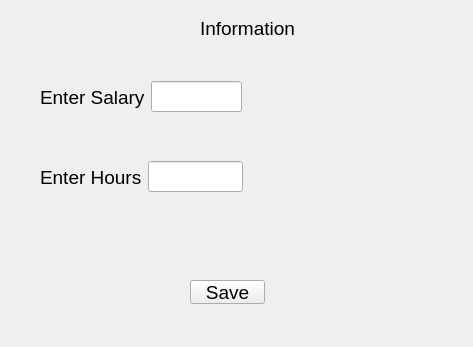
<?xml version="1.0" encoding="UTF-8"?>
<ui version="4.0">
 <class>Info</class>
 <widget class="QWidget" name="Info">
  <property name="geometry">
   <rect>
    <x>0</x>
    <y>0</y>
    <width>473</width>
    <height>347</height>
   </rect>
  </property>
  <property name="windowTitle">
   <string>Form</string>
  </property>
  <widget class="QPushButton" name="pushButton">
   <property name="geometry">
    <rect>
     <x>190</x>
     <y>280</y>
     <width>75</width>
     <height>24</height>
    </rect>
   </property>
   <property name="font">
    <font>
     <pointsize>14</pointsize>
    </font>
   </property>
   <property name="text">
    <string>Save</string>
   </property>
  </widget>
  <widget class="QLabel" name="label_3">
   <property name="geometry">
    <rect>
     <x>200</x>
     <y>20</y>
     <width>111</width>
     <height>16</height>
    </rect>
   </property>
   <property name="font">
    <font>
     <pointsize>14</pointsize>
    </font>
   </property>
   <property name="text">
    <string>Information</string>
   </property>
  </widget>
  <widget class="QWidget" name="">
   <property name="geometry">
    <rect>
     <x>40</x>
     <y>160</y>
     <width>203</width>
     <height>34</height>
    </rect>
   </property>
   <property name="font">
    <font>
     <pointsize>14</pointsize>
    </font>
   </property>
   <layout class="QHBoxLayout" name="horizontalLayout">
    <item>
     <widget class="QLabel" name="label_2">
      <property name="font">
       <font>
        <pointsize>14</pointsize>
       </font>
      </property>
      <property name="text">
       <string>Enter Hours</string>
      </property>
     </widget>
    </item>
    <item>
     <widget class="QLineEdit" name="line_hours">
      <property name="font">
       <font>
        <pointsize>14</pointsize>
       </font>
      </property>
     </widget>
    </item>
   </layout>
  </widget>
  <widget class="QWidget" name="">
   <property name="geometry">
    <rect>
     <x>40</x>
     <y>80</y>
     <width>202</width>
     <height>34</height>
    </rect>
   </property>
   <property name="font">
    <font>
     <pointsize>14</pointsize>
    </font>
   </property>
   <layout class="QHBoxLayout" name="horizontalLayout_2">
    <item>
     <widget class="QLabel" name="label">
      <property name="font">
       <font>
        <pointsize>14</pointsize>
       </font>
      </property>
      <property name="text">
       <string>Enter Salary</string>
      </property>
     </widget>
    </item>
    <item>
     <widget class="QLineEdit" name="line_salary">
      <property name="font">
       <font>
        <pointsize>14</pointsize>
       </font>
      </property>
     </widget>
    </item>
   </layout>
  </widget>
 </widget>
 <resources/>
 <connections/>
</ui>
